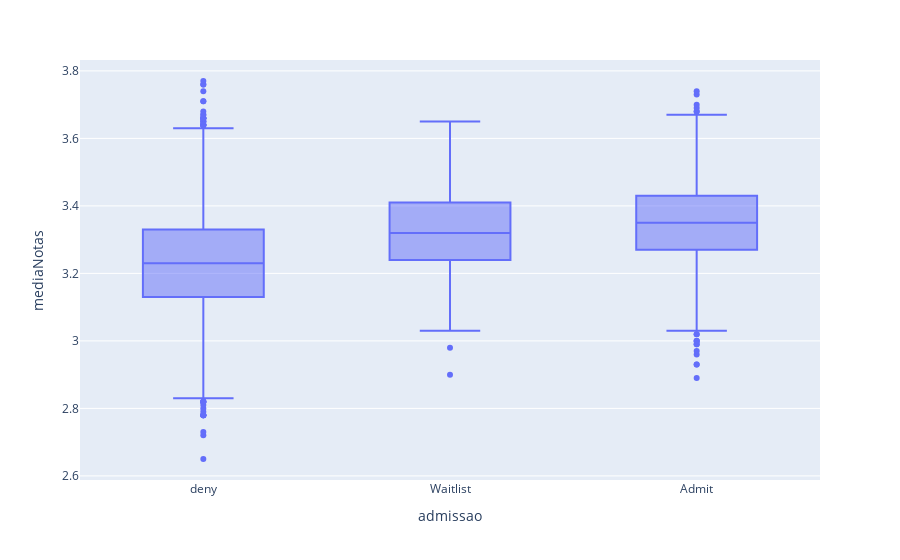

Write notebook code for a chart like this one.
### Code cell
# Boxplot

px.box(dfAluno, y="mediaNotas", x="admissao", category_orders={"admissao": lista_admissao})

### Figure 1 — Plotly figure (JSON) as saved in the notebook; plotly's stock layout.template omitted (floating-point values rounded to 4 significant figures; data arrays with more than 128 entries replaced by an {"elided": "..."} marker saying what was removed)
{"data": [{"alignmentgroup": "True", "hovertemplate": "admissao=%{x}<br>mediaNotas=%{y}<extra></extra>", "legendgroup": "", "marker": {"color": "#636efa"}, "name": "", "notched": false, "offsetgroup": "", "orientation": "v", "showlegend": false, "type": "box", "x": {"elided": "6194 str values"}, "x0": " ", "xaxis": "x", "y": {"elided": "6194 float values"}, "y0": " ", "yaxis": "y"}], "layout": {"boxmode": "group", "legend": {"tracegroupgap": 0}, "margin": {"t": 60}, "xaxis": {"anchor": "y", "categoryarray": ["deny", "Waitlist", "Admit"], "categoryorder": "array", "domain": [0, 1], "title": {"text": "admissao"}}, "yaxis": {"anchor": "x", "domain": [0, 1], "title": {"text": "mediaNotas"}}}}
